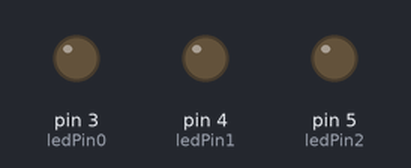
The sketch below on a simulated Arduino Uno, built with avr-gcc and run on an emulated ATmega328P. Parts: output pins drawn as LEDs (lit = HIGH).

Above: at 0.1 s.
At 0.5 s:
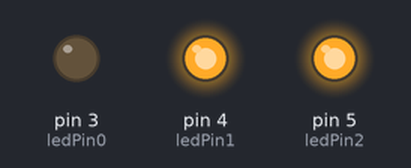
At 0.9 s:
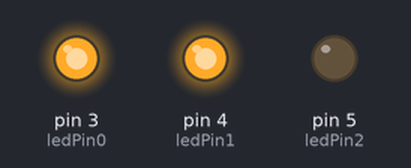
At 1.1 s:
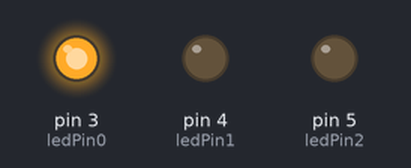
At 1.9 s:
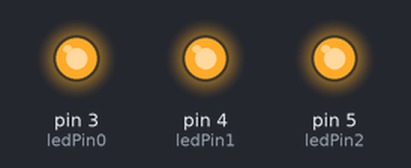
At 2.7 s:
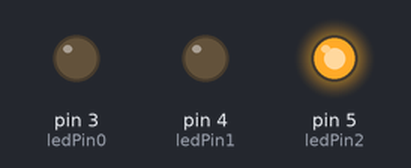
Timing chart, 0 to 3.0 s (numbered marks = the images above):
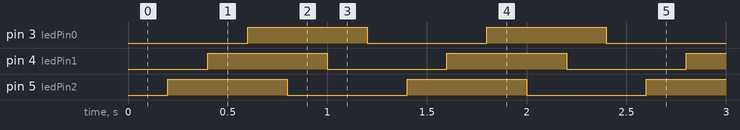

The sketch:

2_uso_de_leds_opcionA.ino
```cpp
const int ledPin0 = 3;
const int ledPin1 = 4;
const int ledPin2 = 5;

void setup() {
  pinMode(ledPin0, OUTPUT);
  pinMode(ledPin1, OUTPUT);
  pinMode(ledPin2, OUTPUT);
}

void loop() {
  digitalWrite(ledPin0, 0);
  digitalWrite(ledPin1, 0);
  digitalWrite(ledPin2, 0);
  delay(200);
  digitalWrite(ledPin0, 0);
  digitalWrite(ledPin1, 0);
  digitalWrite(ledPin2, 1);
  delay(200);
  digitalWrite(ledPin0, 0);
  digitalWrite(ledPin1, 1);
  digitalWrite(ledPin2, 1);
  delay(200);
  digitalWrite(ledPin0, 1);
  digitalWrite(ledPin1, 1);
  digitalWrite(ledPin2, 1);
  delay(200);
  digitalWrite(ledPin0, 1);
  digitalWrite(ledPin1, 1);
  digitalWrite(ledPin2, 0);
  delay(200);
  digitalWrite(ledPin0, 1);
  digitalWrite(ledPin1, 0);
  digitalWrite(ledPin2, 0);
  delay(200);
}
```

Measured:
- by itself, pin 3 (ledPin0), pin 4 (ledPin1), pin 5 (ledPin2): alternates HIGH for 0.60 s and LOW for 0.60 s
- by itself, everything shown: repeats every 1.2 s, in 6 steps
